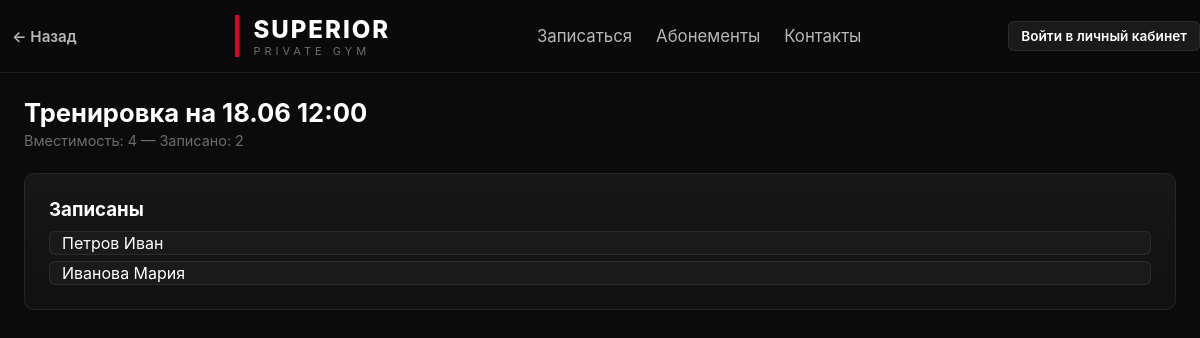
The page /slot/2?week_offset=0 on the database as committed earlier.
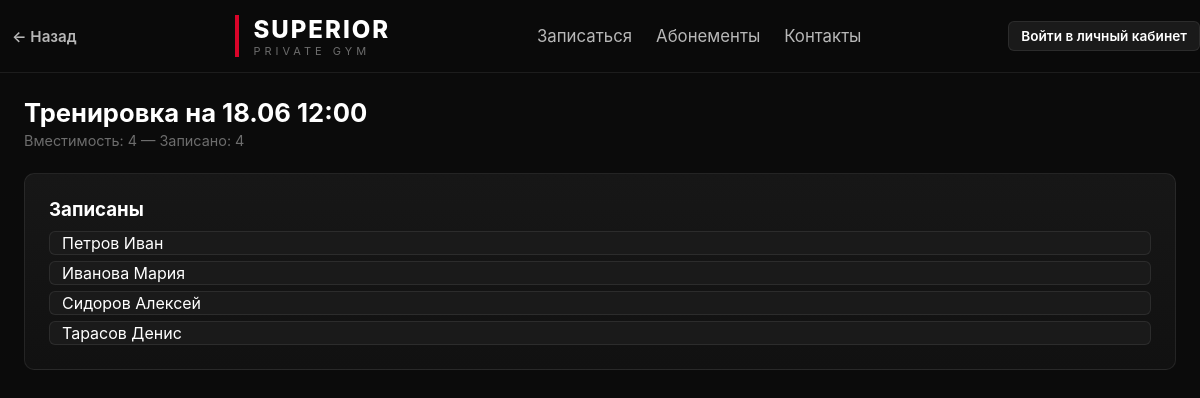
The same page on the database as committed later.
### app/models.py (models this page shows, shortened)
class Slot(Base):
    __tablename__ = "slots"
    id = Column(Integer, primary_key=True)
    start_time = Column(DateTime)
    capacity = Column(Integer, default=4)

class Client(Base):
    __tablename__ = "clients"
    id = Column(Integer, primary_key=True)
    first_name = Column(String, nullable=True)
    last_name = Column(String, nullable=True)
    patronymic = Column(String, nullable=True)
    birth_year = Column(Integer, nullable=True)
    birth_place = Column(String, nullable=True)
    phone = Column(String, nullable=True)
    name = Column(String, nullable=True)          # legacy — полное имя одной строкой
    remaining_sessions = Column(Integer, default=1)
    height_cm = Column(Integer, nullable=True)
    weight_kg = Column(Integer, nullable=True)
    body_fat = Column(Integer, nullable=True)  # % жира
    login = Column(String, unique=True, nullable=True)
    password_hash = Column(String, nullable=True)

### app/routes/schedule.py (the view)
@router.get("/slot/{slot_id}")
def slot_page(
    request: Request,
    slot_id: int,
    db: Session = Depends(get_db),
    week_offset: int = 0,
    user: dict = Depends(get_current_user),
):
    slot = db.get(Slot, slot_id)
    bookings = db.query(Booking).filter(Booking.slot_id == slot_id).all()
    clients = [db.get(Client, b.client_id) for b in bookings]
    all_clients = db.query(Client).all()
    return templates.TemplateResponse(
        request=request,
        name="slot.html",
        context={
            "slot": slot,
            "clients": clients,
            "all_clients": all_clients,
            "week_offset": week_offset,
            "user": user,
        },
    )

### templates/slot.html (shortened to what this page needs)
{% extends "base.html" %}
{% block content %}
<div class="slot__header">
	<h2 class="slot__header-title">Тренировка на {{ slot.start_time.strftime('%d.%m %H:%M') }}</h2>
	<div class="slot__header-meta">Вместимость: {{ slot.capacity }} — Записано: {{ clients|length }}</div>
</div>
{% set flash = request.query_params.get('flash') %}
{% if user and user.role in ('admin', 'trainer') %}
<div class="panel mb-3">
	<div class="flex-row" style="justify-content:space-between;">
		<div>
			<h3>Программа тренировки</h3>
			<p class="text-muted" style="font-size:0.85rem;">Просмотр и редактирование плана упражнений</p>
		</div>
		<div class="flex-row">
			<a class="btn btn--primary" href="/slot/{{ slot.id }}/program?week_offset={{ week_offset }}">План тренировки</a>
			{% if clients and clients|length > 0 %}
			<form method="post" action="/slot/{{ slot.id }}/complete"
				onsubmit="return confirm('Подтвердить проведение занятия и списать 1 занятие у всех записанных?');">
				{{ csrf_input(request) }}
				<input type="hidden" name="week_offset" value="{{ week_offset }}" />
				<button class="btn btn--success" type="submit">Тренировка завершена</button>
			</form>
			{% endif %}
		</div>
	</div>
</div>
<div class="slot-columns">
	<div class="slot-columns__left">
		<div class="panel">
			<h3>Записаны</h3>
			<ul class="client-list mt-1">
				{% for client in clients %}
				<li class="client-list__item">
					<span>{{ client.fio() }}</span>
					<form method="post" action="/slot/{{ slot.id }}/remove" class="form--inline">
						{{ csrf_input(request) }}
						<input type="hidden" name="client_id" value="{{ client.id }}" />
						<input type="hidden" name="week_offset" value="{{ week_offset }}" />
						<button class="btn btn--small">Удалить</button>
					</form>
				</li>
				{% else %}
				<p class="text-muted">Нет записанных клиентов</p>
				{% endfor %}
			</ul>
			<form method="post" action="/slot/{{ slot.id }}/add" class="flex-row mt-2">
				{{ csrf_input(request) }}
				<select name="client_id" class="form__select">
					{% for client in all_clients %}
					<option value="{{ client.id }}">{{ client.name }}</option>
					{% endfor %}
				</select>
				<input type="hidden" name="week_offset" value="{{ week_offset }}" />
				<button class="btn btn--primary">Добавить</button>
			</form>
		</div>
	</div>
	<div class="slot-columns__right">
		<div class="panel">
			<h3>Настройки слота</h3>
			<form method="post" action="/slots/edit/{{ slot.id }}" class="form mt-1" id="edit-slot-form">
				{{ csrf_input(request) }}
				<input type="hidden" name="week_offset" value="{{ week_offset }}" />
				<div class="flex-row mt-1">
					<label class="form__label">Время</label>
					<input class="form__input" type="text" name="start_time" value="{{ slot.start_time.strftime('%Y-%m-%d %H:%M') }}" required />
				</div>
				<div class="flex-row mt-1">
					<label class="form__label">Вместимость</label>
					<select name="capacity" class="form__select">
						<option value="1" {% if slot.capacity == 1 %}selected{% endif %}>1</option>
						<option value="2" {% if slot.capacity == 2 %}selected{% endif %}>2</option>
						<option value="3" {% if slot.capacity == 3 %}selected{% endif %}>3</option>
						<option value="4" {% if slot.capacity == 4 %}selected{% endif %}>4</option>
					</select>
				</div>
				<div class="flex-row mt-1">
					<button class="btn btn--primary" type="submit" form="edit-slot-form">Сохранить</button>
					<form method="post" action="/slots/delete/{{ slot.id }}" class="form--inline"
						onsubmit="return confirm('Удалить слот? Это удалит все бронирования.');">
						{{ csrf_input(request) }}
						<input type="hidden" name="week_offset" value="{{ week_offset }}" />
						<button class="btn btn--secondary" type="submit">Удалить слот</button>
					</form>
				</div>
			</form>
		</div>
	</div>
</div>
{% else %}
<div class="panel">
	<h3>Записаны</h3>
	<ul class="client-list mt-1">
		{% for client in clients %}
		<li class="client-list__item">{{ client.fio() }}</li>
		{% else %}
		<p class="text-muted">Нет записанных клиентов</p>
		{% endfor %}
	</ul>
</div>
{% endif %}
{% endblock %}

### templates/base.html (shortened to what this page needs)
<!DOCTYPE html>
<html lang="ru">
<head>
    <link rel="stylesheet"
          href="/static/style.css">
</head>
<body>
<header class="header">
    <div class="header__inner">
        <div class="header__back">
            <button class="btn btn--ghost" onclick="history.back()">← Назад</button>
        </div>
        <a class="header__logo" href="/">
            <span class="header__accent-line"></span>
            <div>
                <div class="header__brand">SUPERIOR</div>
                <div class="header__subtitle">PRIVATE GYM</div>
            </div>
        </a>
        <nav class="header__nav">
            {% set _user = request.session.get('user') %}
            {% if _user and _user.role in ('admin', 'trainer') %}
            <a href="/schedule" class="header__nav-link">Расписание</a>
            <a href="/clients" class="header__nav-link">Клиенты</a>
            <a href="/subscriptions" class="header__nav-link">Абонементы</a>
            <a href="/journal" class="header__nav-link">Журнал</a>
            <a href="/sql" class="header__nav-link">SQL</a>
            {% elif _user and _user.role == 'client' %}
            <a href="/schedule" class="header__nav-link">Расписание</a>
            {% else %}
            <a href="/signup" class="header__nav-link">Записаться</a>
            <a href="/subscriptions" class="header__nav-link">Абонементы</a>
            <a href="/contacts" class="header__nav-link">Контакты</a>
            {% endif %}
        </nav>
        <div class="header__user">
            {% if _user %}
            <a href="/profile" class="header__user-name">{{ _user.name }}</a>
            <form method="post" action="/logout" class="form--inline">
                {{ csrf_input(request) }}
                <button class="btn btn--ghost btn--small" type="submit">Выйти</button>
            </form>
            {% else %}
            <a href="/login" class="btn btn--primary btn--small">Войти в личный кабинет</a>
            {% endif %}
        </div>
    </div>
</header>
<main class="container">
    {% block content %}
    {% endblock %}
</main>
</body>
</html>

### static/style.css (style rules this page uses)
*, *::before, *::after { margin:0; padding:0; box-sizing:border-box; }
html { scroll-behavior:smooth; }
body { background:var(--bg-primary); color:var(--text-primary); font-family:Inter,system-ui,sans-serif; min-height:100vh; }
.container { width:min(1400px,calc(100% - 48px)); margin-inline:auto; padding:24px 0; }
.header { position:sticky; top:0; z-index:1000; backdrop-filter:blur(16px); background:rgba(11,11,11,.85); border-bottom:1px solid var(--border); }
.header__inner { display:flex; justify-content:space-between; align-items:center; height:72px; }
.header__logo { display:flex; align-items:center; gap:14px; text-decoration:none; }
.header__accent-line { width:4px; height:42px; background:var(--accent); display:block; }
.header__back { display:flex; align-items:center; }
.header__brand { font-size:24px; font-weight:800; letter-spacing:2px; text-transform:uppercase; color:var(--text-primary); }
.header__subtitle { font-size:11px; letter-spacing:4px; color:var(--text-muted); }
.header__nav { display:flex; gap:24px; }
.header__nav-link { color:var(--text-secondary); text-decoration:none; transition:var(--transition); font-size:1.05rem; }
.header__user { display:flex; align-items:center; gap:12px; font-size:14px; }
.btn { display:inline-flex; align-items:center; justify-content:center; gap:8px; text-decoration:none; cursor:pointer; transition:var(--transition); font-weight:600; font-size:0.95rem; border:none; border-radius:var(--radius-sm); font-family:inherit; }
.btn--primary { background:var(--accent); color:white; padding:10px 20px; }
.btn--small { padding:6px 12px; font-size:0.85rem; background:var(--bg-elevated); color:var(--text-primary); border:1px solid var(--border); border-radius:var(--radius-sm); }
.btn--ghost { background:transparent; border:none; color:var(--text-secondary); padding:6px 12px; }
.slot__header { margin-bottom:24px; }
.slot__header-title { font-size:1.6rem; font-weight:700; margin-bottom:4px; }
.slot__header-meta { color:var(--text-muted); font-size:0.9rem; }
.client-list { list-style:none; display:flex; flex-direction:column; gap:6px; }
.client-list__item { background:var(--bg-elevated); padding:1px 12px; border-radius:var(--radius-sm); border:1px solid var(--border); display:flex; justify-content:space-between; align-items:center; }
.panel { background:linear-gradient(180deg,#171717,#111111); border:1px solid var(--border); border-radius:var(--radius-md); padding:24px; transition:var(--transition); }
.mt-1 { margin-top:10px; }

Rows that differ between the two databases and show on the page:
now on this page (row unchanged): Client: fio "Сидоров Алексей"
added Client: fio "Тарасов Денис"
Other text that changed with them:
{{ clients|length }}: "2" → "4"
